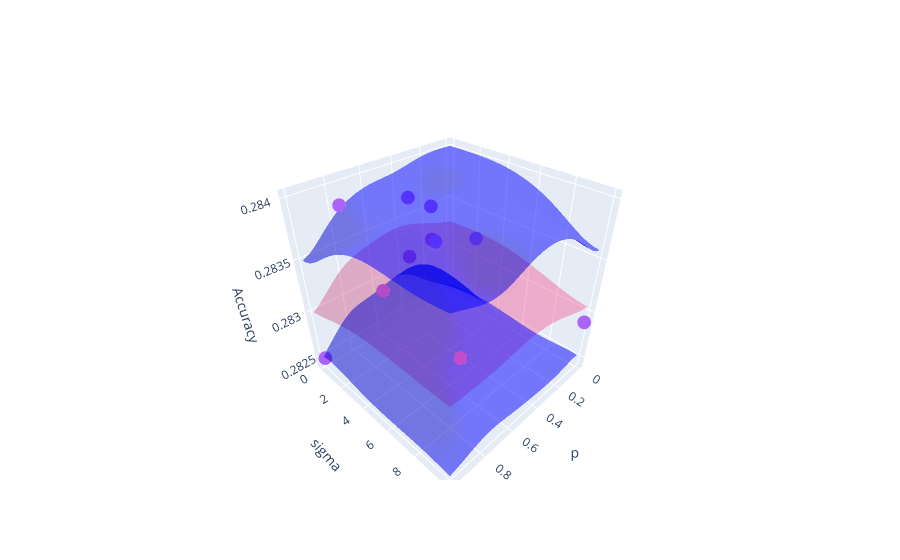

Notebook code for this chart:
### Code cell
import numpy as np
import plotly.graph_objects as go
from plotly.subplots import make_subplots

np.random.seed(1)


fig = go.Figure()
trace1 = go.Mesh3d(
    x=(product[:, 0]),
    y=(product[:, 1]),
    z=(observed_pred.mean.numpy()[:, 0]),
    opacity=0.5,
    color="rgba(244,22,100,0.6)",
)
fig.add_trace(trace1)

trace_lower = go.Mesh3d(
    x=(product[:, 0]),
    y=(product[:, 1]),
    z=(lower.numpy()),
    opacity=0.5,
    color="blue",
)
fig.add_trace(trace_lower)

trace_upper = go.Mesh3d(
    x=(product[:, 0]),
    y=(product[:, 1]),
    z=(upper.numpy()),
    opacity=0.5,
    color="blue",
)
fig.add_trace(trace_upper)

trace2 = go.Scatter3d(
    x=train_X_vis[:, 0], y=train_X_vis[:, 1], z=Y_vis[:, 0], mode="markers"
)

fig.add_trace(trace2)


fig.update_layout(
    scene=dict(xaxis_title="p", yaxis_title="sigma", zaxis_title="Accuracy"),
    # zaxis=dict(title="accuracy"),
)
fig.show()

### Figure 1 — Plotly figure (JSON) as saved in the notebook; plotly's stock layout.template omitted (floating-point values rounded to 4 significant figures; data arrays with more than 128 entries replaced by an {"elided": "..."} marker saying what was removed)
{"data": [{"color": "rgba(244,22,100,0.6)", "opacity": 0.5, "type": "mesh3d", "x": {"elided": "900 float values"}, "y": {"elided": "900 float values"}, "z": {"elided": "900 float values"}}, {"color": "blue", "opacity": 0.5, "type": "mesh3d", "x": {"elided": "900 float values"}, "y": {"elided": "900 float values"}, "z": {"elided": "900 float values"}}, {"color": "blue", "opacity": 0.5, "type": "mesh3d", "x": {"elided": "900 float values"}, "y": {"elided": "900 float values"}, "z": {"elided": "900 float values"}}, {"mode": "markers", "type": "scatter3d", "x": [0.5, 0.7531, 0.4277, 0.4394, 0.3426, 0, 0.4803, 0.3379, 0.8109, 0.996, 0.6756], "y": [4, 8.172, 2.94, 1.35, 2.009, 10, 1.704, 5.167, 0.8779, 0.1, 1.722], "z": [0.2836, 0.2831, 0.2838, 0.2838, 0.2834, 0.2829, 0.2833, 0.2836, 0.2839, 0.2825, 0.2831]}], "layout": {"scene": {"xaxis": {"title": {"text": "p"}}, "yaxis": {"title": {"text": "sigma"}}, "zaxis": {"title": {"text": "Accuracy"}}}}}
